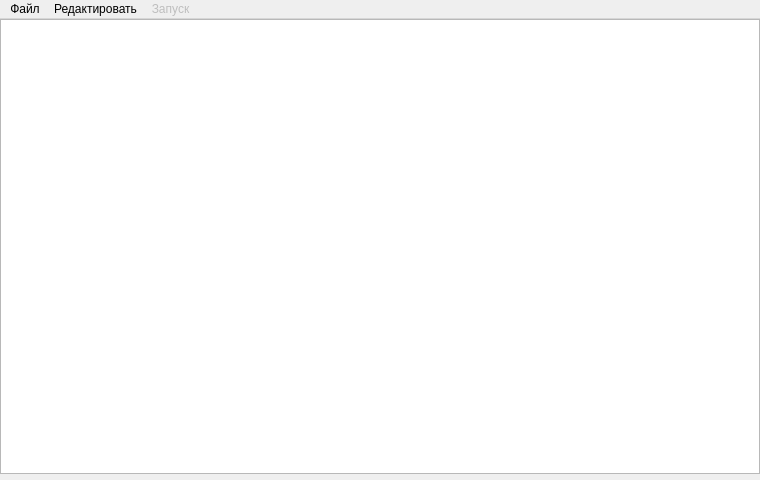
<?xml version="1.0" encoding="UTF-8"?>
<ui version="4.0">
 <class>MainWindow</class>
 <widget class="QMainWindow" name="MainWindow">
  <property name="geometry">
   <rect>
    <x>0</x>
    <y>0</y>
    <width>760</width>
    <height>480</height>
   </rect>
  </property>
  <property name="windowTitle">
   <string>Diagram IDE</string>
  </property>
  <widget class="QWidget" name="centralWidget">
   <widget class="QGraphicsView" name="graphicsView">
    <property name="geometry">
     <rect>
      <x>0</x>
      <y>0</y>
      <width>760</width>
      <height>455</height>
     </rect>
    </property>
   </widget>
  </widget>
  <widget class="QMenuBar" name="menuBar">
   <property name="geometry">
    <rect>
     <x>0</x>
     <y>0</y>
     <width>760</width>
     <height>25</height>
    </rect>
   </property>
   <widget class="QMenu" name="menu">
    <property name="title">
     <string>Файл</string>
    </property>
    <addaction name="action"/>
    <addaction name="action_2"/>
    <addaction name="action_3"/>
    <addaction name="action_4"/>
   </widget>
   <widget class="QMenu" name="menu_2">
    <property name="title">
     <string>Редактировать</string>
    </property>
    <widget class="QMenu" name="menu_4">
     <property name="title">
      <string>Добавить узел</string>
     </property>
     <addaction name="action_10"/>
     <addaction name="action_13"/>
     <addaction name="action_14"/>
     <addaction name="action_11"/>
    </widget>
    <addaction name="menu_4"/>
    <addaction name="action_6"/>
    <addaction name="action_7"/>
    <addaction name="action_8"/>
    <addaction name="action_9"/>
   </widget>
   <widget class="QMenu" name="menu_3">
    <property name="enabled">
     <bool>false</bool>
    </property>
    <property name="title">
     <string>Запуск</string>
    </property>
    <addaction name="action_15"/>
    <addaction name="action_16"/>
    <addaction name="separator"/>
    <addaction name="action_17"/>
   </widget>
   <addaction name="menu"/>
   <addaction name="menu_2"/>
   <addaction name="menu_3"/>
  </widget>
  <action name="action">
   <property name="text">
    <string>Новая</string>
   </property>
  </action>
  <action name="action_2">
   <property name="text">
    <string>Открыть</string>
   </property>
  </action>
  <action name="action_3">
   <property name="text">
    <string>Сохранить</string>
   </property>
  </action>
  <action name="action_4">
   <property name="text">
    <string>Сохранить как</string>
   </property>
  </action>
  <action name="action_6">
   <property name="text">
    <string>Добавить связь</string>
   </property>
  </action>
  <action name="action_7">
   <property name="text">
    <string>Удалить узел</string>
   </property>
  </action>
  <action name="action_8">
   <property name="text">
    <string>Удалить связь</string>
   </property>
  </action>
  <action name="action_9">
   <property name="text">
    <string>Редактировать текст</string>
   </property>
  </action>
  <action name="action_10">
   <property name="text">
    <string>Начало/конец</string>
   </property>
  </action>
  <action name="action_11">
   <property name="text">
    <string>Ввод/вывод</string>
   </property>
  </action>
  <action name="action_13">
   <property name="text">
    <string>Вычисление</string>
   </property>
  </action>
  <action name="action_14">
   <property name="text">
    <string>Выбор</string>
   </property>
  </action>
  <action name="action_15">
   <property name="enabled">
    <bool>true</bool>
   </property>
   <property name="text">
    <string>Пошаговый</string>
   </property>
  </action>
  <action name="action_16">
   <property name="text">
    <string>Непрерывный</string>
   </property>
  </action>
  <action name="action_17">
   <property name="enabled">
    <bool>false</bool>
   </property>
   <property name="text">
    <string>Стоп</string>
   </property>
  </action>
 </widget>
 <layoutdefault spacing="6" margin="11"/>
 <resources/>
 <connections/>
</ui>
